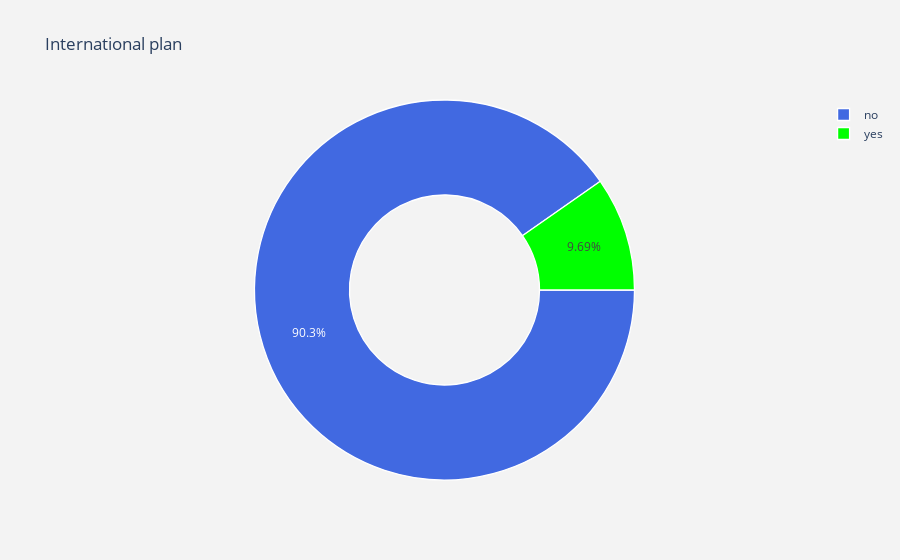

Source (notebook cell):
### Code cell
trace = go.Pie(labels = df["international plan"].value_counts().keys().tolist(),
               values = df["international plan"].value_counts().values.tolist(),
               marker = dict(colors = ['royalblue','lime'],
                             line = dict(color = "white", width =  1.3)
                            ),
               rotation = 90,
               hoverinfo = "label+value+text",
               hole = .5
              )
layout = go.Layout(dict(title = "International plan",
                        plot_bgcolor = "rgb(243,243,243)",
                        paper_bgcolor = "rgb(243,243,243)",
                       )
                  )
data = [trace]
fig = go.Figure(data = data, layout = layout)
py.iplot(fig)

### Figure 1 — Plotly figure (JSON) as saved in the notebook; plotly's stock layout.template omitted (floating-point values rounded to 4 significant figures)
{"data": [{"hole": 0.5, "hoverinfo": "label+value+text", "labels": ["no", "yes"], "marker": {"colors": ["royalblue", "lime"], "line": {"color": "white", "width": 1.3}}, "rotation": 90, "type": "pie", "values": [3010, 323]}], "layout": {"paper_bgcolor": "rgb(243,243,243)", "plot_bgcolor": "rgb(243,243,243)", "title": {"text": "International plan"}}}
